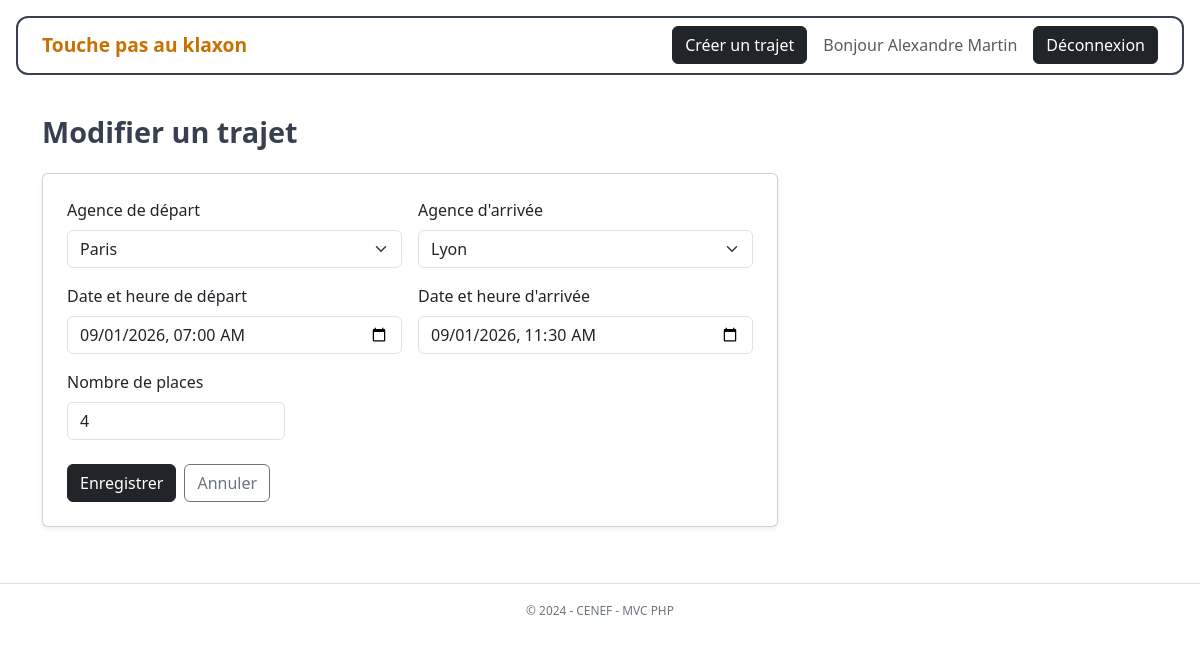
/trajet/1/edit (signed in), run on the app's committed database.
### tables this page shows
CREATE TABLE IF NOT EXISTS trajets (
    id                  INT UNSIGNED AUTO_INCREMENT PRIMARY KEY,
    agence_depart_id    INT UNSIGNED NOT NULL,
    agence_arrivee_id   INT UNSIGNED NOT NULL,
    gdh_depart          DATETIME NOT NULL,
    gdh_arrivee         DATETIME NOT NULL,
    places_totales      TINYINT UNSIGNED NOT NULL,
    places_disponibles  TINYINT UNSIGNED NOT NULL,
    user_id             INT UNSIGNED NOT NULL,
    created_at          DATETIME NOT NULL DEFAULT CURRENT_TIMESTAMP,
    CONSTRAINT fk_trajet_depart  FOREIGN KEY (agence_depart_id)  REFERENCES agences(id),
    CONSTRAINT fk_trajet_arrivee FOREIGN KEY (agence_arrivee_id) REFERENCES agences(id),
    CONSTRAINT fk_trajet_user    FOREIGN KEY (user_id)           REFERENCES users(id) ON DELETE CASCADE,
    CONSTRAINT chk_agences_diff  CHECK (agence_depart_id <> agence_arrivee_id),
    CONSTRAINT chk_dates_ordre   CHECK (gdh_arrivee > gdh_depart),
    CONSTRAINT chk_places        CHECK (places_disponibles <= places_totales)
);

CREATE TABLE IF NOT EXISTS agences (
    id   INT UNSIGNED AUTO_INCREMENT PRIMARY KEY,
    nom  VARCHAR(100) NOT NULL UNIQUE
);

### src/Core/Controller.php (called while the page is built, shortened)
<?php
abstract class Controller
{
    protected function render(string $view, array $data = [], string $layout = 'layout/main'): void
    {
        $data['base'] = $this->basePath();
        extract($data);
        $viewPath   = __DIR__ . '/../Views/' . $view . '.php';
        require $viewPath;
    }
    protected function basePath(): string
    {
        return rtrim(dirname(dirname($_SERVER['SCRIPT_NAME'])), '/');
    }
}

### src/Controllers/TrajetController.php (called while the page is built, shortened)
<?php
class TrajetController extends Controller
{
    private TrajetModel  $trajetModel;
    private AgenceModel  $agenceModel;
    public function __construct()
    {
        $this->trajetModel = new TrajetModel();
        $this->agenceModel = new AgenceModel();
    }
    public function edit(string $id): void
    {
        $trajet = $this->trajetModel->findById((int) $id);
        $this->render('trajet/edit', [
            'trajet'  => $trajet,
            'agences' => $this->agenceModel->findAll('nom'),
            'errors'  => [],
        ]);
    }
}

### public/index.php (called while the page is built, shortened)
<?php
$router = new Router();
$router->dispatch();

### src/Core/Database.php (called while the page is built, shortened)
<?php
class Database
{
    private static ?PDO $instance = null;
    public static function getInstance(): PDO
    {
        if (self::$instance === null) {
            $host     = $_ENV['DB_HOST']     ?? 'localhost';
            $dbname   = $_ENV['DB_NAME']     ?? 'klaxon';
            $user     = $_ENV['DB_USER']     ?? 'root';
            $password = $_ENV['DB_PASSWORD'] ?? '';
            $charset  = 'utf8mb4';
            $dsn = "mysql:host={$host};dbname={$dbname};charset={$charset}";
            try {
                self::$instance = new PDO($dsn, $user, $password, [
                    PDO::ATTR_ERRMODE            => PDO::ERRMODE_EXCEPTION,
                    PDO::ATTR_DEFAULT_FETCH_MODE => PDO::FETCH_ASSOC,
                    PDO::ATTR_EMULATE_PREPARES   => false,
                ]);
            } catch (PDOException $e) {
                http_response_code(500);
                exit('Erreur de connexion à la base de données.');
            }
        }
        return self::$instance;
    }
}

### src/Models/Model.php (called while the page is built, shortened)
<?php
abstract class Model
{
    protected PDO $db;
    protected string $table = '';
    public function __construct()
    {
        $this->db = Database::getInstance();
    }
    public function findAll(string $orderBy = 'id', string $direction = 'ASC'): array
    {
        $direction = strtoupper($direction) === 'DESC' ? 'DESC' : 'ASC';
        $stmt = $this->db->query("SELECT * FROM {$this->table} ORDER BY {$orderBy} {$direction}");
        return $stmt->fetchAll();
    }
    public function findById(int $id): ?array
    {
        $stmt = $this->db->prepare("SELECT * FROM {$this->table} WHERE id = :id");
        $stmt->execute(['id' => $id]);
        $result = $stmt->fetch();
        return $result !== false ? $result : null;
    }
}

### src/Views/trajet/edit.php (the view, shortened to what this page needs)
<h1 class="klaxon-page-title mb-4">Modifier un trajet</h1>
<div class="row">
    <div class="col-md-8">
        <div class="card shadow-sm">
            <div class="card-body p-4">
                <?php
                $depId  = $old['agence_depart_id']  ?? $trajet['agence_depart_id'];
                $arrId  = $old['agence_arrivee_id'] ?? $trajet['agence_arrivee_id'];
                $dep    = $old['gdh_depart']  ?? (new DateTime($trajet['gdh_depart']))->format('Y-m-d\TH:i');
                $arr    = $old['gdh_arrivee'] ?? (new DateTime($trajet['gdh_arrivee']))->format('Y-m-d\TH:i');
                $places = $old['places_totales'] ?? $trajet['places_totales'];
                ?>
                <form method="POST" action="<?= $base ?>/trajet/<?= (int) $trajet['id'] ?>/edit" novalidate>
                    <div class="row g-3">
                        <div class="col-md-6">
                            <label for="agence_depart_id" class="form-label">Agence de départ</label>
                            <select name="agence_depart_id" id="agence_depart_id" class="form-select" required>
                                <?php foreach ($agences as $agence): ?>
                                    <option value="<?= (int) $agence['id'] ?>"
                                        <?= (int) $depId === (int) $agence['id'] ? 'selected' : '' ?>>
                                        <?= htmlspecialchars($agence['nom']) ?>
                                    </option>
                                <?php endforeach; ?>
                            </select>
                        </div>
                        <div class="col-md-6">
                            <label for="agence_arrivee_id" class="form-label">Agence d'arrivée</label>
                            <select name="agence_arrivee_id" id="agence_arrivee_id" class="form-select" required>
                                <?php foreach ($agences as $agence): ?>
                                    <option value="<?= (int) $agence['id'] ?>"
                                        <?= (int) $arrId === (int) $agence['id'] ? 'selected' : '' ?>>
                                        <?= htmlspecialchars($agence['nom']) ?>
                                    </option>
                                <?php endforeach; ?>
                            </select>
                        </div>
                        <div class="col-md-6">
                            <label for="gdh_depart" class="form-label">Date et heure de départ</label>
                            <input type="datetime-local"
                                   name="gdh_depart"
                                   id="gdh_depart"
                                   class="form-control"
                                   value="<?= htmlspecialchars($dep) ?>"
                                   required>
                        </div>
                        <div class="col-md-6">
                            <label for="gdh_arrivee" class="form-label">Date et heure d'arrivée</label>
                            <input type="datetime-local"
                                   name="gdh_arrivee"
                                   id="gdh_arrivee"
                                   class="form-control"
                                   value="<?= htmlspecialchars($arr) ?>"
                                   required>
                        </div>
                        <div class="col-md-4">
                            <label for="places_totales" class="form-label">Nombre de places</label>
                            <input type="number"
                                   name="places_totales"
                                   id="places_totales"
                                   class="form-control"
                                   min="1"
                                   max="9"
                                   value="<?= (int) $places ?>"
                                   required>
                        </div>
                    </div>
                    <div class="d-flex gap-2 mt-4">
                        <button type="submit" class="btn btn-dark">Enregistrer</button>
                        <a href="<?= $base ?>/" class="btn btn-outline-secondary">Annuler</a>
                    </div>
                </form>
            </div>
        </div>
    </div>
</div>

### src/Core/Router.php (shortened to what this page needs)
<?php
class Router
{
    private array $routes = [];
    private function addRoute(string $method, string $pattern, string $controller, string $action): void
    {
        $this->routes[] = compact('method', 'pattern', 'controller', 'action');
    }
    public function dispatch(): void
    {
        $requestMethod = $_SERVER['REQUEST_METHOD'];
        $requestUri    = parse_url($_SERVER['REQUEST_URI'], PHP_URL_PATH) ?? '/';
        foreach ($this->routes as $route) {
            $pattern = '#^' . $route['pattern'] . '$#';
            if ($route['method'] !== $requestMethod) {
                continue;
            }
            if (preg_match($pattern, $requestUri, $matches)) {
                array_shift($matches);
                $controller = new $route['controller']();
                $controller->{$route['action']}(...$matches);
                return;
            }
        }
    }
}

### public/assets/css/main.css (style rules this page uses)
.klaxon-page-title { font-size: 1.8rem; font-weight: 600; color: #384050; }

### data on the page
trajets: agence_depart_id "Paris", agence_arrivee_id "Lyon", gdh_depart "09/01/2026 07:00", gdh_arrivee "09/01/2026 11:30", places_totales "4"
